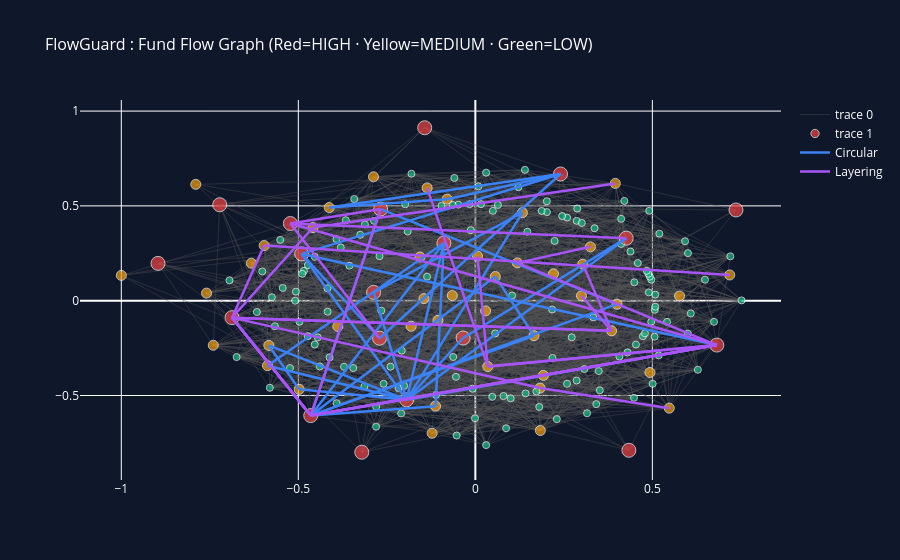

This figure's notebook cell:
### Markdown cell above
## Plotly Graph

### Code cell
import plotly.graph_objects as go
pos = nx.kamada_kawai_layout(G)
# Base edges (high-value only to reduce clutter)
edge_x, edge_y = [], []
for u, v, data in G.edges(data=True):
    if data["amount"] < 20000: continue
    x0, y0 = pos[u]; x1, y1 = pos[v]
    edge_x += [x0, x1, None]; edge_y += [y0, y1, None]

edge_trace = go.Scatter(x=edge_x, y=edge_y, mode='lines',
                        line=dict(width=0.4, color='#555'), hoverinfo='none')

# Nodes colored by final risk
node_x, node_y, node_color, node_text, node_size = [], [], [], [], []
for node in G.nodes():
    x, y = pos[node]
    node_x.append(x); node_y.append(y)
    score = final_risk_scores.get(node, 0)
    color = "#ef4444" if score >= 10 else "#f59e0b" if score >= 4 else "#10b981"
    size  = 14 if score >= 10 else 10 if score >= 4 else 7
    node_color.append(color); node_size.append(size)
    ml = " | ML Anomaly" if ml_risk_scores.get(node) else ""
    node_text.append(f"<b>{node}</b><br>Score: {score} [{risk_label(score)}]<br>Community: {partition.get(node, '?')}{' | ML' if ml_risk_scores.get(node) else ''}")

node_trace = go.Scatter(x=node_x, y=node_y, mode="markers", text=node_text,
                        hoverinfo="text",
                        marker=dict(size=node_size, color=node_color,
                                    line=dict(width=1, color="white")))

# Cycle edges (blue)
cx, cy = [], []
for c in top_cycles:
    cyc = c["cycle"]
    for i in range(len(cyc)):
        u, v = cyc[i], cyc[(i+1) % len(cyc)]
        if G.has_edge(u, v):
            x0,y0=pos[u]; x1,y1=pos[v]
            cx += [x0,x1,None]; cy += [y0,y1,None]
cycle_trace = go.Scatter(x=cx, y=cy, mode="lines",
                         line=dict(width=2.5, color="#3b82f6"), name="Circular")

# Layering edges (purple)
lx, ly = [], []
for l in top_layering:
    for i in range(len(l["path"]) - 1):
        u, v = l["path"][i], l["path"][i+1]
        if G.has_edge(u, v):
            x0,y0=pos[u]; x1,y1=pos[v]
            lx += [x0,x1,None]; ly += [y0,y1,None]
layer_trace = go.Scatter(x=lx, y=ly, mode="lines",
                         line=dict(width=2.5, color="#a855f7"), name="Layering")

fig = go.Figure(
    data=[edge_trace, node_trace, cycle_trace, layer_trace],
    layout=go.Layout(
        title=dict(text="FlowGuard : Fund Flow Graph (Red=HIGH · Yellow=MEDIUM · Green=LOW)",
                   font=dict(size=16)),
        hovermode="closest", showlegend=True,
        paper_bgcolor="#0f172a", plot_bgcolor="#0f172a",
        font=dict(color="white")
    )
)
fig.show()

### Figure 1 — Plotly figure (JSON) as saved in the notebook; plotly's stock layout.template omitted (floating-point values rounded to 4 significant figures; data arrays with more than 128 entries replaced by an {"elided": "..."} marker saying what was removed)
{"data": [{"hoverinfo": "none", "line": {"color": "#555", "width": 0.4}, "mode": "lines", "type": "scatter", "x": {"elided": "5577 float values"}, "y": {"elided": "5577 float values"}}, {"hoverinfo": "text", "marker": {"color": {"elided": "200 str values"}, "line": {"color": "white", "width": 1}, "size": {"elided": "200 int values"}}, "mode": "markers", "text": {"elided": "200 str values"}, "type": "scatter", "x": {"elided": "200 float values"}, "y": {"elided": "200 float values"}}, {"line": {"color": "#3b82f6", "width": 2.5}, "mode": "lines", "name": "Circular", "type": "scatter", "x": [-0.4649, -0.2676, null, -0.2676, 0.4, null, 0.4, -0.4649, null, -0.4649, 0.0565, null, 0.0565, 0.1656, null, 0.1656, -0.4649, null, -0.4649, -0.1125, null, -0.1125, -0.08883, null, -0.08883, -0.4649, null, -0.194, -0.2873, null, -0.2873, 0.1329, null, 0.1329, -0.194, null, -0.194, -0.5833, null, -0.5833, -0.4976, null, -0.4976, -0.194, null, -0.194, -0.4906, null, -0.4906, 0.6821, null, 0.6821, -0.194, null, -0.194, -0.08883, null, -0.08883, -0.5872, null, -0.5872, -0.194, null, -0.194, -0.03454, null, -0.03454, 0.4261, null, 0.4261, -0.194, null, 0.2406, -0.4128, null, -0.4128, -0.07969, null, -0.07969, 0.2406, null, 0.2406, -0.2707, null, -0.2707, -0.4906, null, -0.4906, 0.2406, null], "y": [-0.606, 0.4832, null, 0.4832, -0.01835, null, -0.01835, -0.606, null, -0.606, 0.1272, null, 0.1272, -0.1848, null, -0.1848, -0.606, null, -0.606, -0.5561, null, -0.5561, 0.3038, null, 0.3038, -0.606, null, -0.5228, 0.04398, null, 0.04398, 0.4645, null, 0.4645, -0.5228, null, -0.5228, -0.2361, null, -0.2361, -0.4675, null, -0.4675, -0.5228, null, -0.5228, 0.2467, null, 0.2467, -0.234, null, -0.234, -0.5228, null, -0.5228, 0.3038, null, 0.3038, -0.3428, null, -0.3428, -0.5228, null, -0.5228, -0.1968, null, -0.1968, 0.3297, null, 0.3297, -0.5228, null, 0.6684, 0.491, null, 0.491, 0.5355, null, 0.5355, 0.6684, null, 0.6684, -0.198, null, -0.198, 0.2467, null, 0.2467, 0.6684, null]}, {"line": {"color": "#a855f7", "width": 2.5}, "mode": "lines", "name": "Layering", "type": "scatter", "x": [-0.4649, -0.6873, null, -0.6873, -0.4586, null, -0.4586, 0.3953, null, -0.4649, -0.6873, null, -0.6873, 0.3848, null, 0.3848, 0.3035, null, -0.4649, -0.6873, null, -0.6873, 0.3848, null, 0.3848, 0.2997, null, -0.4649, -0.6873, null, -0.6873, -0.5965, null, -0.5965, 0.7186, null, -0.4649, -0.6873, null, -0.6873, 0.1827, null, 0.1827, 0.5477, null, -0.4649, 0.6821, null, 0.6821, -0.5225, null, -0.5225, 0.4261, null, -0.4649, 0.6821, null, 0.6821, 0.1185, null, 0.1185, 0.3252, null, -0.4649, 0.6821, null, 0.6821, 0.03527, null, 0.03527, -0.1362, null, -0.4649, 0.6821, null, 0.6821, 0.03527, null, 0.03527, 0.006031, null, -0.4649, -0.2676, null, -0.2676, -0.5225, null, -0.5225, -0.2707, null], "y": [-0.606, -0.08942, null, -0.08942, 0.3859, null, 0.3859, 0.6187, null, -0.606, -0.08942, null, -0.08942, -0.159, null, -0.159, 0.1922, null, -0.606, -0.08942, null, -0.08942, -0.159, null, -0.159, 0.02567, null, -0.606, -0.08942, null, -0.08942, 0.2908, null, 0.2908, 0.1357, null, -0.606, -0.08942, null, -0.08942, -0.4608, null, -0.4608, -0.5667, null, -0.606, -0.234, null, -0.234, 0.4069, null, 0.4069, 0.3297, null, -0.606, -0.234, null, -0.234, 0.1994, null, 0.1994, 0.2841, null, -0.606, -0.234, null, -0.234, -0.3473, null, -0.3473, 0.5949, null, -0.606, -0.234, null, -0.234, -0.3473, null, -0.3473, 0.235, null, -0.606, 0.4832, null, 0.4832, 0.4069, null, 0.4069, -0.198, null]}], "layout": {"font": {"color": "white"}, "hovermode": "closest", "paper_bgcolor": "#0f172a", "plot_bgcolor": "#0f172a", "showlegend": true, "title": {"font": {"size": 16}, "text": "FlowGuard : Fund Flow Graph (Red=HIGH · Yellow=MEDIUM · Green=LOW)"}}}
